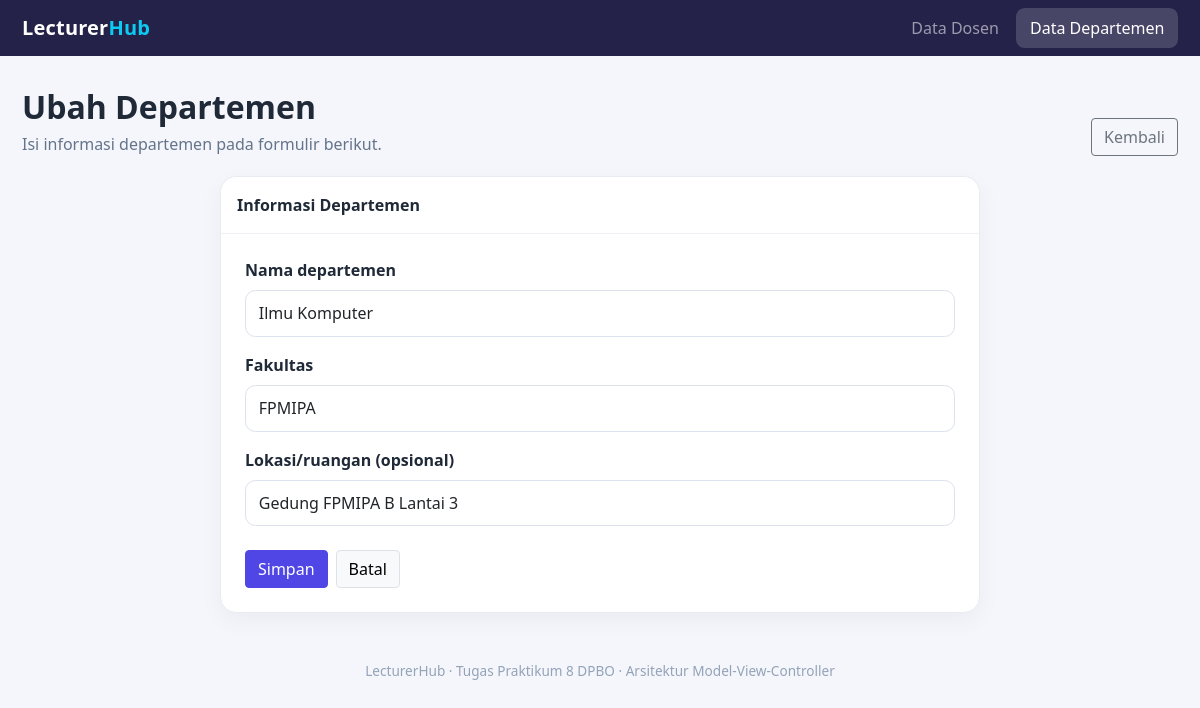
The app's page /Project/index.php?page=departments&action=edit&id=1 with its own data.
### tables this page shows
CREATE TABLE IF NOT EXISTS departments (
    id              INT UNSIGNED AUTO_INCREMENT PRIMARY KEY,
    department_name VARCHAR(100) NOT NULL UNIQUE,
    faculty         VARCHAR(100) NOT NULL,
    office_room     VARCHAR(50)  DEFAULT NULL,
    created_at      TIMESTAMP    DEFAULT CURRENT_TIMESTAMP
);

### Project/controllers/DepartmentController.php (called while the page is built, shortened)
<?php
class DepartmentController
{
    private Department $departmentModel;
    public function __construct(Department $departmentModel)
    {
        $this->departmentModel = $departmentModel;
    }
    public function edit(): void
    {
        $id         = positiveId($_GET['id'] ?? null);
        $department = $id ? $this->departmentModel->findById($id) : null;
        $formTitle  = 'Ubah Departemen';
        $formAction = 'edit&id=' . $id;
        require __DIR__ . '/../views/departments/form.php';
    }
}

### Project/index.php (called while the page is built, shortened)
<?php
require_once __DIR__ . '/helpers.php';
require_once __DIR__ . '/models/Department.php';
require_once __DIR__ . '/controllers/LecturerController.php';
require_once __DIR__ . '/controllers/DepartmentController.php';
try {
    $db = Database::getConnection();
} catch (Throwable $exception) {
    http_response_code(500);
    require __DIR__ . '/views/errors/database.php';
    exit;
}
$lecturerModel   = new Lecturer($db);
$departmentModel = new Department($db);
$controllers = [
    'lecturers'   => new LecturerController($lecturerModel, $departmentModel),
    'departments' => new DepartmentController($departmentModel),
];
$page   = $_GET['page']   ?? 'lecturers';
$action = $_GET['action'] ?? 'index';
$controller = $controllers[$page];
$controller->$action();

### Project/helpers.php (called while the page is built, shortened)
<?php
function e($value): string
{
    return htmlspecialchars((string) $value, ENT_QUOTES, 'UTF-8');
}
function positiveId($value): ?int
{
    $id = filter_var($value, FILTER_VALIDATE_INT, ['options' => ['min_range' => 1]]);
    return $id === false ? null : $id;
}

### Project/models/Department.php (called while the page is built, shortened)
<?php
class Department
{
    private mysqli $db;
    public function __construct(mysqli $db)
    {
        $this->db = $db;
    }
    public function findById(int $id): ?array
    {
        $stmt = $this->db->prepare(
            'SELECT id, department_name, faculty, office_room FROM departments WHERE id = ?'
        );
        $stmt->bind_param('i', $id);
        $stmt->execute();
        $row = $stmt->get_result()->fetch_assoc();
        return $row ?: null;
    }
}

### Project/views/departments/form.php (the view, shortened to what this page needs)
<?php require __DIR__ . '/../layout/header.php'; ?>
<div class="page-heading">
    <div>
        <h1><?= e($formTitle) ?></h1>
        <p>Isi informasi departemen pada formulir berikut.</p>
    </div>
    <a href="index.php?page=departments" class="btn btn-outline-secondary">Kembali</a>
</div>
<div class="card mx-auto" style="max-width:760px;">
    <div class="card-header py-3">Informasi Departemen</div>
    <div class="card-body p-4">
        <form method="post" action="index.php?page=departments&action=<?= e($formAction) ?>">
            <div class="mb-3">
                <label for="department_name" class="form-label">Nama departemen</label>
                <input type="text" id="department_name" name="department_name" class="form-control"
                       maxlength="100" value="<?= e($department['department_name']) ?>" required>
            </div>
            <div class="mb-3">
                <label for="faculty" class="form-label">Fakultas</label>
                <input type="text" id="faculty" name="faculty" class="form-control"
                       maxlength="100" value="<?= e($department['faculty']) ?>" required>
            </div>
            <div class="mb-3">
                <label for="office_room" class="form-label">Lokasi/ruangan (opsional)</label>
                <input type="text" id="office_room" name="office_room" class="form-control"
                       maxlength="50" value="<?= e($department['office_room']) ?>">
            </div>
            <div class="d-flex gap-2 pt-2">
                <button type="submit" class="btn btn-primary">Simpan</button>
                <a href="index.php?page=departments" class="btn btn-light border">Batal</a>
            </div>
        </form>
    </div>
</div>
<?php require __DIR__ . '/../layout/footer.php'; ?>

### Project/assets/style.css (style rules this page uses)
:root { --ink: #1f2937; --muted: #64748b; --brand: #4f46e5; --brand-dark: #3730a3; --surface: #ffffff; --page: #f4f6fb; }
body { background: var(--page); color: var(--ink); font-family: system-ui, -apple-system, "Segoe UI", sans-serif; }
.page-heading { display: flex; align-items: flex-end; justify-content: space-between; gap: 1rem; margin: 2rem 0 1.25rem; }
.page-heading h1 { font-size: clamp(1.55rem, 3vw, 2rem); font-weight: 750; margin: 0; }
.page-heading p { color: var(--muted); margin: .35rem 0 0; }
.card { border: 1px solid #e8ebf2; border-radius: 1rem; box-shadow: 0 8px 24px rgba(15, 23, 42, .045); }
.card-header { background: #fff; border-bottom: 1px solid #edf0f5; border-radius: 1rem 1rem 0 0 !important; font-weight: 700; }
.btn-primary { background: var(--brand); border-color: var(--brand); }
.form-label { font-weight: 650; }
.form-control, .form-select { border-color: #dce1eb; border-radius: .65rem; padding: .65rem .8rem; }

### records on screen
departments: department_name "Ilmu Komputer", faculty "FPMIPA", office_room "Gedung FPMIPA B Lantai 3"

### other values on screen
$formTitle "Ubah Departemen"
